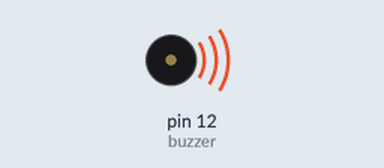
Bench run of a sketch on a simulated Arduino Mega 2560, built with avr-gcc and run on an emulated ATmega2560. Parts: buzzer (waves = sounding, pin HIGH).

Above: at 0.16 s.
Timing chart, 0 to 1.7 s (numbered marks = the images above):
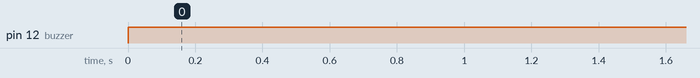

Measured:
- by itself, pin 12 (buzzer): LOW → HIGH at 0.00 s

The sketch:

active.ino
```cpp
//www.elegoo.com
//2016.12.08

int buzzer = 12;//der Pins des angesteckten Summers
void setup()
{
 pinMode(buzzer,OUTPUT);// initialsiert den buzzer als Output
}
void loop()
{
 unsigned char i;
 while(1)
 {
   //gibt eine frequenz aus
   for(i=0;i<80;i++)
   {
    digitalWrite(buzzer,HIGH);
    delay(15);//wartet 1ms
    digitalWrite(buzzer,LOW);
    delay(5);//wartet 1ms
    }
    //gibt wieder eine frequenz aus

  }
}
```
